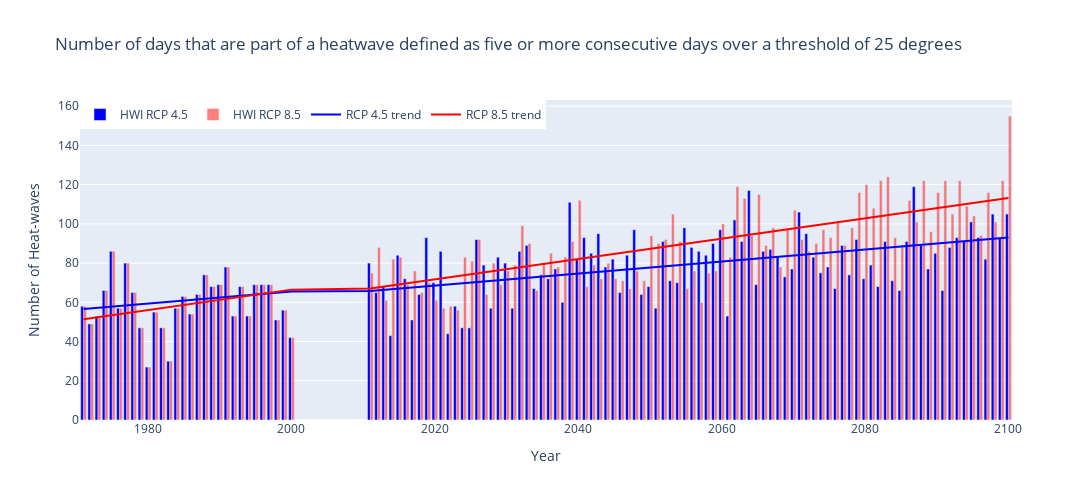

This figure's notebook cell:
### Markdown cell above
### Heat wave index (HWI)
Number of days that are part of a heatwave, defined as five or more consecutive days over a threshold of 25 degrees.

### Code cell
# This code plots the data with Heat-wave index for the selected pixel 
# Sample data
b = pixel_values_hwih + pixel_values_hwi45
t = pixel_values_hwih + pixel_values_hwi85 
# Calculate trend lines for b and t
b_trend = np.polyfit(np.arange(len(b)), b, 1)
t_trend = np.polyfit(np.arange(len(t)), t, 1)
# Define years
yearh = list(range(1971, 2001))
yearp1 = list(range(2011, 2101))
year = yearh + yearp1
# Create figure
fig = go.Figure()
# Add bar trace for 'b'
fig.add_trace(go.Bar(x=year, y=b, name='HWI RCP 4.5', marker_color='blue'))
# Add bar trace for 't'
fig.add_trace(go.Bar(x=year, y=t, name='HWI RCP 8.5', opacity=0.5, marker_color='red'))
# Add trend line trace for 'b'
fig.add_trace(go.Scatter(x=year, y=np.polyval(b_trend, np.arange(len(b))), mode='lines', name='RCP 4.5 trend', line=dict(color='blue')))
# Add trend line trace for 't'
fig.add_trace(go.Scatter(x=year, y=np.polyval(t_trend, np.arange(len(t))), mode='lines', name='RCP 8.5 trend', line=dict(color='red')))
# Update layout
fig.update_layout(
    title='Number of days that are part of a heatwave defined as five or more consecutive days over a threshold of 25 degrees',
    xaxis_title='Year',
    yaxis_title='Number of Heat-waves',
    legend=dict(x=0, y=1, traceorder='normal', orientation='h'),
    width=1100,
    height=500)
